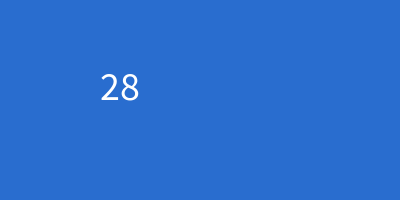
Frame 1 (no input)
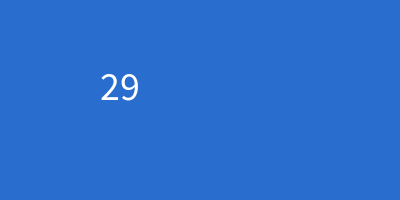
Frame 60 (the mouse pressed at the canvas centre just before this capture)
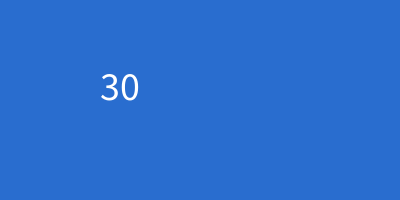
Frame 120 (the mouse held since frame 60 and released just before this capture)

The Processing sketch that drew these frames (run headless with seeded random() and noise(); from frame 60 on, the mouse is pressed at the canvas centre):

// Processing sketch: week15_step01
// ── week15_step01.pde
void setup(){//設定 只做一次
  size(400,200);
  textSize(40);//字型大小
}
void draw(){//畫圖，每秒60次
    background(41,109,207);
    int s = second();//秒鐘
    text( s, 100,100);
}
